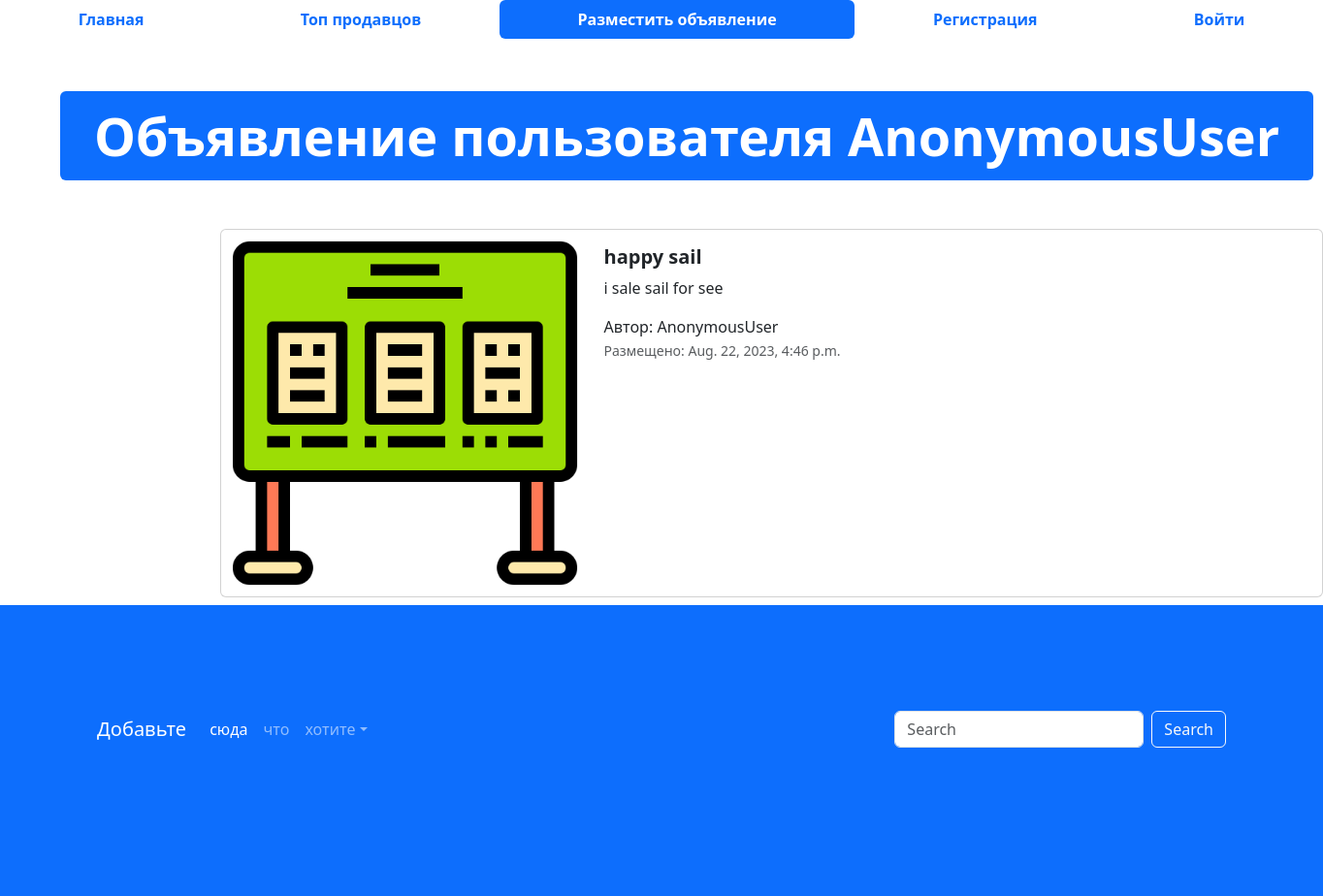
The app's page /advert/21 with its own data.
### my_lesson_5/models.py (models this page shows, shortened)
class Advertisment(models.Model):
    class Meta:
        db_table = "advertisment"
    photo = models.ImageField("изображение", upload_to="my_lesson_5")
    title = models.CharField("Заголовок", max_length=128)
    description = models.TextField("Описание")
    price = models.DecimalField("Цена", max_digits=10, decimal_places=2)
    created_at = models.DateTimeField(auto_now_add=True)
    updated_at = models.DateTimeField(auto_now=True)
    category = models.SmallIntegerField("Категория")
    author = models.CharField("Автор", max_length=20)
    location = models.CharField("Локация", max_length=255)
    action = models.BooleanField("Торг", help_text="Отметьте, если торг уместен")
    user = models.ForeignKey(User,verbose_name="Автор",on_delete=models.CASCADE)

### my_lesson_5/views.py (the view)
# urls.py: path("advert/<int:pk>", advert__details, name="adv-detail")
def advert__details(request,pk):
    advert = Advertisment.objects.get(id=pk)
    context={"advert":advert,}
    return render(request, 'my_adverts/advertisement.html',context)

### Templates/my_adverts/advertisement.html (shortened to what this page needs)
{% extends 'base.html' %}
{% load static %}
{% block content %}
  <div class="container" style="margin: 50px;">
    <div class="display-2">
      <span class="badge bg-primary">Объявление пользователя {{user}}</span>
    </div>
  </div>
  <div class="col offset-2">
    <div class="card mb-2" style="max-width: 1200px; margin-top: 20px;">
      <div class="row g-0">
        <div class="col-md-4">
          <a href="#" class="nav-link">
            <img src="{% if advert.photo %}{{advert.photo.url}}{% endif %}" class="img-fluid rounded-start" alt="Card title">
          </a>
        </div>
        <div class="col">
          <div class="card-body">
            <h5 class="card-title">
              <a href="#" class="nav-link"><strong>{{advert.title}}</strong></a>
            </h5>
            <p class="card-text">
              {{ advert.description }}
            </p>
            <span>Автор: {{user}}</span>
            <p class="card-text"><small class="text-muted">Размещено: {{advert.created_at}}</small></p>
          </div>
        </div>
      </div>
    </div>
  </div>
  <footer style="padding: 100px; min-height: 300px;" class="bg-primary">
    <nav class="navbar navbar-expand-sm navbar-dark">
      <a class="navbar-brand" href="#">Добавьте</a>
      <div class="collapse navbar-collapse" id="collapsibleNavId">
        <ul class="navbar-nav me-auto mt-2 mt-lg-0">
          <li class="nav-item">
            <a class="nav-link active" href="#" aria-current="page">сюда</a>
          </li>
          <li class="nav-item">
            <a class="nav-link" href="#">что</a>
          </li>
          <li class="nav-item dropdown">
            <a class="nav-link dropdown-toggle" href="#" id="dropdownId" data-bs-toggle="dropdown" aria-haspopup="true"
              aria-expanded="false">хотите</a>
          </li>
        </ul>
        <form class="d-flex my-2 my-lg-0">
          <input class="form-control me-sm-2" type="text" placeholder="Search">
          <button class="btn btn-outline-light my-2 my-sm-0" type="submit">Search</button>
        </form>
      </div>
    </nav>
  </footer>
{% endblock %}

### records on screen
Advertisment: photo (picture), title "happy sail", description "i sale sail for see", created_at "Aug. 22, 2023, 4:46 p.m."

### other values on screen
{{ user }} "AnonymousUser"
